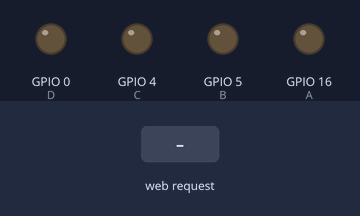
Bench run of a sketch on a simulated ESP8266 (NodeMCU). Shown: output pins drawn as LEDs (lit = HIGH). The test bench sets the inputs (shaded band). WiFi joins after 1.5 s; servers stay silent unless stated; what the sketch prints to the serial monitor is not drawn.

Above: at 2.7 s.
2.8 s: HTTP request GET /action_page?input=1 received
At 3.7 s:
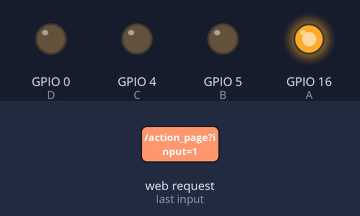
4.3 s: HTTP request GET /action_page?input=2 received
At 4.8 s:
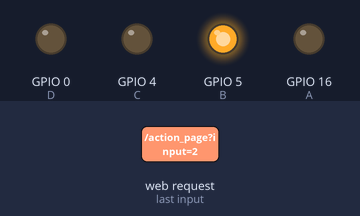
5.8 s: HTTP request GET /action_page?input=3 received
At 7.0 s:
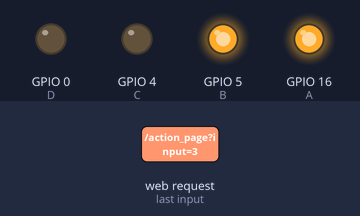
7.3 s: HTTP request GET /?input=0 received
At 8.3 s:
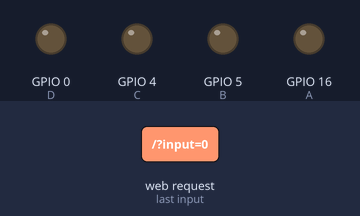
8.8 s: HTTP request GET /?input=1 received
At 9.5 s:
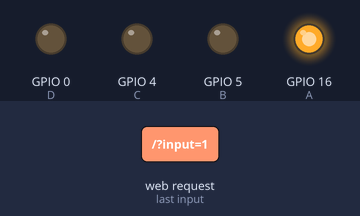
Timing chart, 0 to 11.3 s (numbered marks = the images above; inputs shaded):
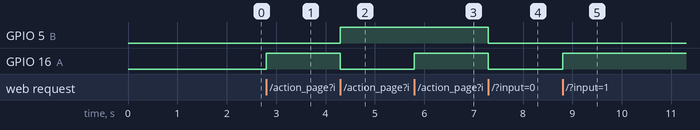

The sketch:

SevenSegmentInput.ino
```cpp
#include <ESP8266WiFi.h>
#include <WiFiClient.h>
#include <ESP8266WebServer.h>

const char MAIN_page[] PROGMEM = R"=====(
<!DOCTYPE html>
<html>
<meta name="viewport" content="width=device-width, initial-scale=1" />
<body>
<h1>Nodemcu ESP8266 & IC4017 </h1>
<h2>HTML Form Seven Segment Input</h2>

<form action="/action_page">
  Input Number 0 - 9:<br>
  <input type="number" name="input" min="0" max="9">
  <br><br>
  <input type="submit" value="Submit">
</form>

</body>
</html>
)=====";

const char* ssid = "SSID";
const char* password = "PASSWORD";
//Seven segment pins attachecd with nodemcu pins
const int A = 16;  //Gpio-16 with a of 7 segment display
const int B = 5;  //Gpio-5 with b of 7 segment display
const int C = 4;  //Gpio-4 with c of 7 segment display
const int D = 0;  //Gpio-0 with d of 7 segment display

ESP8266WebServer server(80); //Server on port 80

//===============================================================
// This routine is executed when you open its IP in browser
//===============================================================
void handleRoot() {
  String s = MAIN_page; //Read HTML contents
  server.send(200, "text/html", s); //Send web page
}
//===============================================================
// This routine is executed when you press submit
//===============================================================
void handleForm() {
 String input = server.arg("input");

 Serial.print("Input:");
 Serial.println(input);

 String s = "<a href='/'> <h2>Go Back</h2> </a>";
 server.send(200, "text/html", s); //Send web page
}

void setup() {
  Serial.begin(115200);
  delay(10);
  //Declaring Seven segment pins as Output
  pinMode(A, OUTPUT);
  pinMode(B, OUTPUT);
  pinMode(C, OUTPUT);
  pinMode(D, OUTPUT);

  // Connect to WiFi network
  Serial.println();
  Serial.println();
  Serial.print("Connecting to ");
  Serial.println(ssid);

  WiFi.begin(ssid, password);

  while (WiFi.status() != WL_CONNECTED) {
    delay(500);
    Serial.print(".");
  }
  Serial.println("");
  Serial.println("WiFi connected");

  // Start the server
  server.begin();
  Serial.println("Server started");

  // Print the IP address on serial monitor
  Serial.print("Use this URL to connect: ");
  Serial.print("http://");    //URL IP to be typed in mobile/desktop browser
  Serial.print(WiFi.localIP());
  Serial.println("/");

  server.on("/", handleRoot);      //Which routine to handle at root location
  server.on("/action_page", handleForm); //form action is handled here

  server.begin();                  //Start server
  Serial.println("HTTP server started");

}

void loop() {
server.handleClient();          //Handle client requests

if (server.arg("input") == "0")  {
  nol();
}
if (server.arg("input") == "1")  {
  satu();
}
if (server.arg("input") == "2")  {
  dua();
}
if (server.arg("input") == "3")  {
  tiga();
}
if (server.arg("input") == "4")  {
  empat();
}
if (server.arg("input") == "5")  {
  lima();
}
if (server.arg("input") == "6")  {
  enam();
}
if (server.arg("input") == "7")  {
  tujuh();
}
if (server.arg("input") == "8")  {
  delapan();
}
if (server.arg("input") == "9")  {
  sembilan();
}

}

void nol(){
  digitalWrite(A, LOW);
  digitalWrite(B, LOW);
  digitalWrite(C, LOW);
  digitalWrite(D, LOW);
}

void satu(){
  digitalWrite(A, HIGH);
  digitalWrite(B, LOW);
  digitalWrite(C, LOW);
  digitalWrite(D, LOW);
}

void dua(){
  digitalWrite(A, LOW);
  digitalWrite(B, HIGH);
  digitalWrite(C, LOW);
  digitalWrite(D, LOW);
}

void tiga(){
  digitalWrite(A, HIGH);
  digitalWrite(B, HIGH);
  digitalWrite(C, LOW);
  digitalWrite(D, LOW);
}

void empat(){
  digitalWrite(A, LOW);
  digitalWrite(B, LOW);
  digitalWrite(C, HIGH);
  digitalWrite(D, LOW);
}

void lima(){
  digitalWrite(A, HIGH);
  digitalWrite(B, LOW);
  digitalWrite(C, HIGH);
  digitalWrite(D, LOW);
}

void enam(){
  digitalWrite(A, LOW);
  digitalWrite(B, HIGH);
  digitalWrite(C, HIGH);
  digitalWrite(D, LOW);
}

void tujuh(){
  digitalWrite(A, HIGH);
  digitalWrite(B, HIGH);
  digitalWrite(C, HIGH);
  digitalWrite(D, LOW);
}

void delapan(){
  digitalWrite(A, LOW);
  digitalWrite(B, LOW);
  digitalWrite(C, LOW);
  digitalWrite(D, HIGH);
}

void sembilan(){
  digitalWrite(A, HIGH);
  digitalWrite(B, LOW);
  digitalWrite(C, LOW);
  digitalWrite(D, HIGH);
}
```

Measured:
- after the input at 2.8 s, GPIO 16 (A): LOW → HIGH at once
- after the input at 4.3 s, GPIO 5 (B): LOW → HIGH at once; GPIO 16 (A): HIGH → LOW at once
- after the input at 5.8 s, GPIO 16 (A): LOW → HIGH at once
- after the input at 7.3 s, GPIO 5 (B), GPIO 16 (A): HIGH → LOW at once
- after the input at 8.8 s, GPIO 16 (A): LOW → HIGH at once
